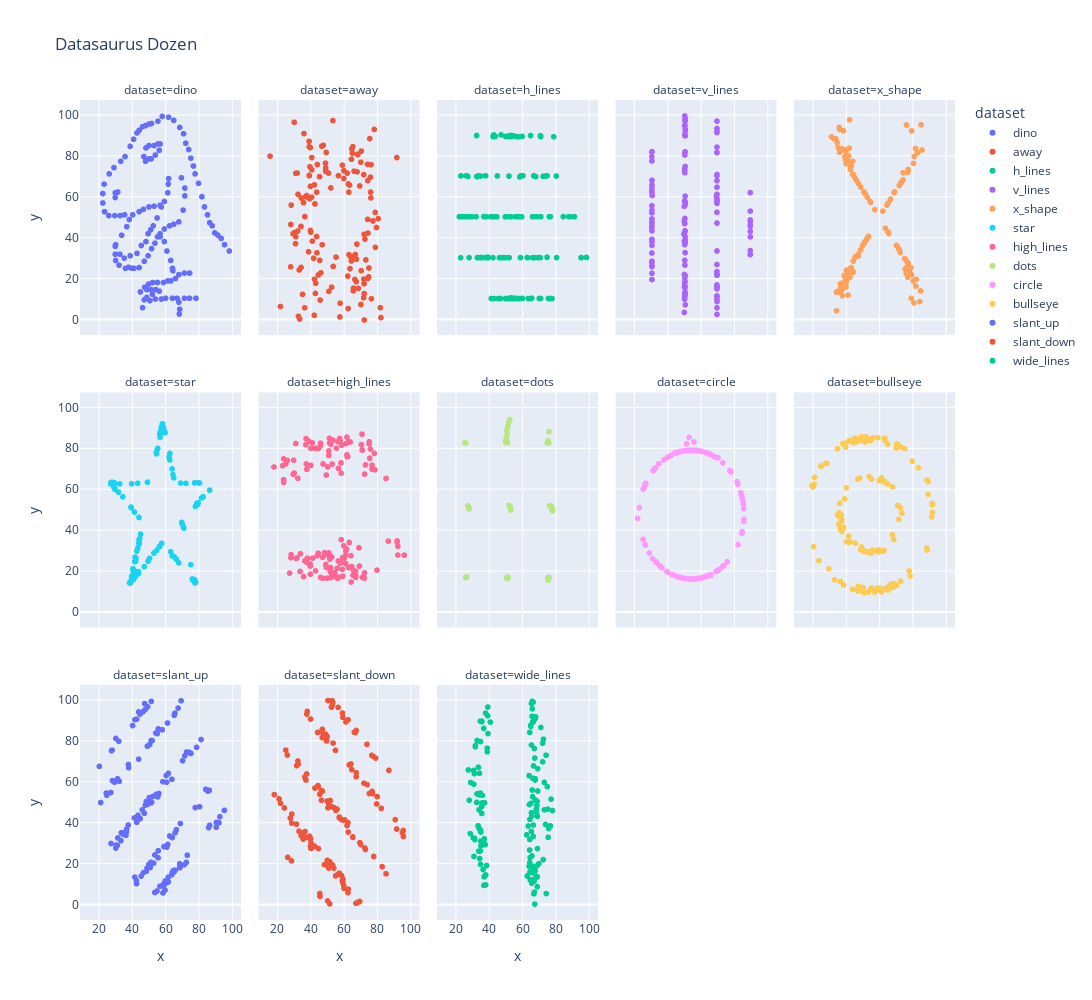

Notebook source saved alongside this figure:
### Code cell
fig = px.scatter(data, x='x', y='y', color='dataset', facet_col='dataset', facet_col_wrap=5, title='Datasaurus Dozen')
fig.update_layout(height=1000, width=1500)
fig.show()

### Figure 1 — Plotly figure (JSON) as saved in the notebook; plotly's stock layout.template omitted (floating-point values rounded to 4 significant figures; data arrays with more than 128 entries replaced by an {"elided": "..."} marker saying what was removed)
{"data": [{"hovertemplate": "dataset=dino<br>x=%{x}<br>y=%{y}<extra></extra>", "legendgroup": "dino", "marker": {"color": "#636efa", "symbol": "circle"}, "mode": "markers", "name": "dino", "showlegend": true, "type": "scattergl", "x": {"elided": "142 float values"}, "xaxis": "x11", "y": {"elided": "142 float values"}, "yaxis": "y11"}, {"hovertemplate": "dataset=away<br>x=%{x}<br>y=%{y}<extra></extra>", "legendgroup": "away", "marker": {"color": "#EF553B", "symbol": "circle"}, "mode": "markers", "name": "away", "showlegend": true, "type": "scattergl", "x": {"elided": "142 float values"}, "xaxis": "x12", "y": {"elided": "142 float values"}, "yaxis": "y12"}, {"hovertemplate": "dataset=h_lines<br>x=%{x}<br>y=%{y}<extra></extra>", "legendgroup": "h_lines", "marker": {"color": "#00cc96", "symbol": "circle"}, "mode": "markers", "name": "h_lines", "showlegend": true, "type": "scattergl", "x": {"elided": "142 float values"}, "xaxis": "x13", "y": {"elided": "142 float values"}, "yaxis": "y13"}, {"hovertemplate": "dataset=v_lines<br>x=%{x}<br>y=%{y}<extra></extra>", "legendgroup": "v_lines", "marker": {"color": "#ab63fa", "symbol": "circle"}, "mode": "markers", "name": "v_lines", "showlegend": true, "type": "scattergl", "x": {"elided": "142 float values"}, "xaxis": "x14", "y": {"elided": "142 float values"}, "yaxis": "y14"}, {"hovertemplate": "dataset=x_shape<br>x=%{x}<br>y=%{y}<extra></extra>", "legendgroup": "x_shape", "marker": {"color": "#FFA15A", "symbol": "circle"}, "mode": "markers", "name": "x_shape", "showlegend": true, "type": "scattergl", "x": {"elided": "142 float values"}, "xaxis": "x15", "y": {"elided": "142 float values"}, "yaxis": "y15"}, {"hovertemplate": "dataset=star<br>x=%{x}<br>y=%{y}<extra></extra>", "legendgroup": "star", "marker": {"color": "#19d3f3", "symbol": "circle"}, "mode": "markers", "name": "star", "showlegend": true, "type": "scattergl", "x": {"elided": "142 float values"}, "xaxis": "x6", "y": {"elided": "142 float values"}, "yaxis": "y6"}, {"hovertemplate": "dataset=high_lines<br>x=%{x}<br>y=%{y}<extra></extra>", "legendgroup": "high_lines", "marker": {"color": "#FF6692", "symbol": "circle"}, "mode": "markers", "name": "high_lines", "showlegend": true, "type": "scattergl", "x": {"elided": "142 float values"}, "xaxis": "x7", "y": {"elided": "142 float values"}, "yaxis": "y7"}, {"hovertemplate": "dataset=dots<br>x=%{x}<br>y=%{y}<extra></extra>", "legendgroup": "dots", "marker": {"color": "#B6E880", "symbol": "circle"}, "mode": "markers", "name": "dots", "showlegend": true, "type": "scattergl", "x": {"elided": "142 float values"}, "xaxis": "x8", "y": {"elided": "142 float values"}, "yaxis": "y8"}, {"hovertemplate": "dataset=circle<br>x=%{x}<br>y=%{y}<extra></extra>", "legendgroup": "circle", "marker": {"color": "#FF97FF", "symbol": "circle"}, "mode": "markers", "name": "circle", "showlegend": true, "type": "scattergl", "x": {"elided": "142 float values"}, "xaxis": "x9", "y": {"elided": "142 float values"}, "yaxis": "y9"}, {"hovertemplate": "dataset=bullseye<br>x=%{x}<br>y=%{y}<extra></extra>", "legendgroup": "bullseye", "marker": {"color": "#FECB52", "symbol": "circle"}, "mode": "markers", "name": "bullseye", "showlegend": true, "type": "scattergl", "x": {"elided": "142 float values"}, "xaxis": "x10", "y": {"elided": "142 float values"}, "yaxis": "y10"}, {"hovertemplate": "dataset=slant_up<br>x=%{x}<br>y=%{y}<extra></extra>", "legendgroup": "slant_up", "marker": {"color": "#636efa", "symbol": "circle"}, "mode": "markers", "name": "slant_up", "showlegend": true, "type": "scattergl", "x": {"elided": "142 float values"}, "xaxis": "x", "y": {"elided": "142 float values"}, "yaxis": "y"}, {"hovertemplate": "dataset=slant_down<br>x=%{x}<br>y=%{y}<extra></extra>", "legendgroup": "slant_down", "marker": {"color": "#EF553B", "symbol": "circle"}, "mode": "markers", "name": "slant_down", "showlegend": true, "type": "scattergl", "x": {"elided": "142 float values"}, "xaxis": "x2", "y": {"elided": "142 float values"}, "yaxis": "y2"}, {"hovertemplate": "dataset=wide_lines<br>x=%{x}<br>y=%{y}<extra></extra>", "legendgroup": "wide_lines", "marker": {"color": "#00cc96", "symbol": "circle"}, "mode": "markers", "name": "wide_lines", "showlegend": true, "type": "scattergl", "x": {"elided": "142 float values"}, "xaxis": "x3", "y": {"elided": "142 float values"}, "yaxis": "y3"}], "layout": {"annotations": [{"font": {}, "showarrow": false, "text": "dataset=slant_up", "x": 0.092, "xanchor": "center", "xref": "paper", "y": 0.2867, "yanchor": "bottom", "yref": "paper"}, {"font": {}, "showarrow": false, "text": "dataset=slant_down", "x": 0.296, "xanchor": "center", "xref": "paper", "y": 0.2867, "yanchor": "bottom", "yref": "paper"}, {"font": {}, "showarrow": false, "text": "dataset=wide_lines", "x": 0.5, "xanchor": "center", "xref": "paper", "y": 0.2867, "yanchor": "bottom", "yref": "paper"}, {"font": {}, "showarrow": false, "text": "dataset=star", "x": 0.092, "xanchor": "center", "xref": "paper", "y": 0.6433, "yanchor": "bottom", "yref": "paper"}, {"font": {}, "showarrow": false, "text": "dataset=high_lines", "x": 0.296, "xanchor": "center", "xref": "paper", "y": 0.6433, "yanchor": "bottom", "yref": "paper"}, {"font": {}, "showarrow": false, "text": "dataset=dots", "x": 0.5, "xanchor": "center", "xref": "paper", "y": 0.6433, "yanchor": "bottom", "yref": "paper"}, {"font": {}, "showarrow": false, "text": "dataset=circle", "x": 0.704, "xanchor": "center", "xref": "paper", "y": 0.6433, "yanchor": "bottom", "yref": "paper"}, {"font": {}, "showarrow": false, "text": "dataset=bullseye", "x": 0.908, "xanchor": "center", "xref": "paper", "y": 0.6433, "yanchor": "bottom", "yref": "paper"}, {"font": {}, "showarrow": false, "text": "dataset=dino", "x": 0.092, "xanchor": "center", "xref": "paper", "y": 1.0, "yanchor": "bottom", "yref": "paper"}, {"font": {}, "showarrow": false, "text": "dataset=away", "x": 0.296, "xanchor": "center", "xref": "paper", "y": 1.0, "yanchor": "bottom", "yref": "paper"}, {"font": {}, "showarrow": false, "text": "dataset=h_lines", "x": 0.5, "xanchor": "center", "xref": "paper", "y": 1.0, "yanchor": "bottom", "yref": "paper"}, {"font": {}, "showarrow": false, "text": "dataset=v_lines", "x": 0.704, "xanchor": "center", "xref": "paper", "y": 1.0, "yanchor": "bottom", "yref": "paper"}, {"font": {}, "showarrow": false, "text": "dataset=x_shape", "x": 0.908, "xanchor": "center", "xref": "paper", "y": 1.0, "yanchor": "bottom", "yref": "paper"}], "height": 1000, "legend": {"title": {"text": "dataset"}, "tracegroupgap": 0}, "title": {"text": "Datasaurus Dozen"}, "width": 1500, "xaxis": {"anchor": "y", "domain": [0, 0.184], "title": {"text": "x"}}, "xaxis10": {"anchor": "y10", "domain": [0.816, 1], "matches": "x", "showticklabels": false}, "xaxis11": {"anchor": "y11", "domain": [0, 0.184], "matches": "x", "showticklabels": false}, "xaxis12": {"anchor": "y12", "domain": [0.204, 0.388], "matches": "x", "showticklabels": false}, "xaxis13": {"anchor": "y13", "domain": [0.408, 0.592], "matches": "x", "showticklabels": false}, "xaxis14": {"anchor": "y14", "domain": [0.612, 0.796], "matches": "x", "showticklabels": false}, "xaxis15": {"anchor": "y15", "domain": [0.816, 1], "matches": "x", "showticklabels": false}, "xaxis2": {"anchor": "y2", "domain": [0.204, 0.388], "matches": "x", "title": {"text": "x"}}, "xaxis3": {"anchor": "y3", "domain": [0.408, 0.592], "matches": "x", "title": {"text": "x"}}, "xaxis4": {"anchor": "y4", "domain": [0.612, 0.796], "matches": "x", "title": {"text": "x"}}, "xaxis5": {"anchor": "y5", "domain": [0.816, 1], "matches": "x", "title": {"text": "x"}}, "xaxis6": {"anchor": "y6", "domain": [0, 0.184], "matches": "x", "showticklabels": false}, "xaxis7": {"anchor": "y7", "domain": [0.204, 0.388], "matches": "x", "showticklabels": false}, "xaxis8": {"anchor": "y8", "domain": [0.408, 0.592], "matches": "x", "showticklabels": false}, "xaxis9": {"anchor": "y9", "domain": [0.612, 0.796], "matches": "x", "showticklabels": false}, "yaxis": {"anchor": "x", "domain": [0, 0.2867], "title": {"text": "y"}}, "yaxis10": {"anchor": "x10", "domain": [0.3567, 0.6433], "matches": "y", "showticklabels": false}, "yaxis11": {"anchor": "x11", "domain": [0.7133, 1.0], "matches": "y", "title": {"text": "y"}}, "yaxis12": {"anchor": "x12", "domain": [0.7133, 1.0], "matches": "y", "showticklabels": false}, "yaxis13": {"anchor": "x13", "domain": [0.7133, 1.0], "matches": "y", "showticklabels": false}, "yaxis14": {"anchor": "x14", "domain": [0.7133, 1.0], "matches": "y", "showticklabels": false}, "yaxis15": {"anchor": "x15", "domain": [0.7133, 1.0], "matches": "y", "showticklabels": false}, "yaxis2": {"anchor": "x2", "domain": [0, 0.2867], "matches": "y", "showticklabels": false}, "yaxis3": {"anchor": "x3", "domain": [0, 0.2867], "matches": "y", "showticklabels": false}, "yaxis4": {"anchor": "x4", "domain": [0, 0.2867], "matches": "y", "showticklabels": false}, "yaxis5": {"anchor": "x5", "domain": [0, 0.2867], "matches": "y", "showticklabels": false}, "yaxis6": {"anchor": "x6", "domain": [0.3567, 0.6433], "matches": "y", "title": {"text": "y"}}, "yaxis7": {"anchor": "x7", "domain": [0.3567, 0.6433], "matches": "y", "showticklabels": false}, "yaxis8": {"anchor": "x8", "domain": [0.3567, 0.6433], "matches": "y", "showticklabels": false}, "yaxis9": {"anchor": "x9", "domain": [0.3567, 0.6433], "matches": "y", "showticklabels": false}}}
